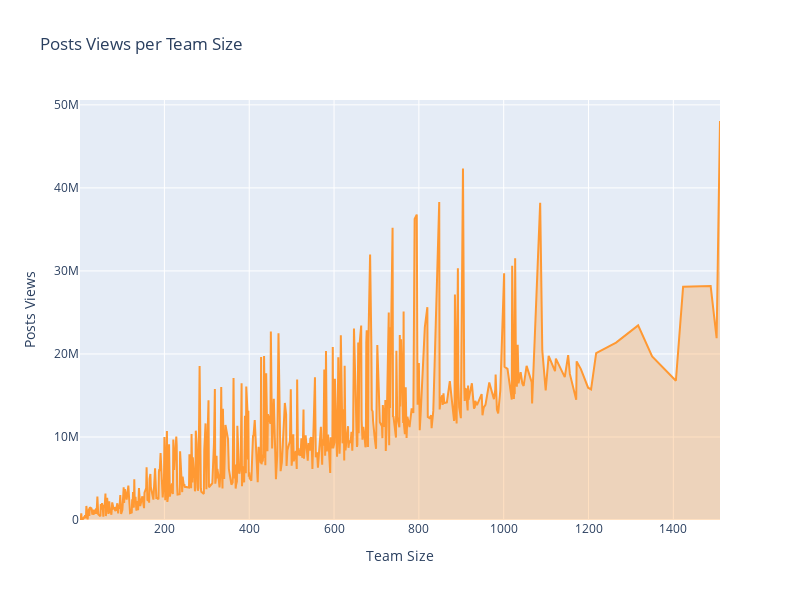

The cell this chart's notebook holds for it:
### Code cell
# Posts Views per Team Size
layout = cf.Layout(
    height = 600,width = 800,
    yaxis = dict(title = 'Posts Views'),
    xaxis = dict(title = 'Team Size'),
    title = 'Posts Views per Team Size'
)

fig = teamactivity.groupby(['users'],as_index=True)['views'].sum().\
    iplot(kind='scatter',fill=True,width=2,asFigure=True,layout = layout)
fig.show()

### Figure 1 — Plotly figure (JSON) as saved in the notebook; plotly's stock layout.template omitted (floating-point values rounded to 4 significant figures; data arrays with more than 128 entries replaced by an {"elided": "..."} marker saying what was removed)
{"data": [{"fill": "tozeroy", "fillcolor": "rgba(255, 153, 51, 0.3)", "line": {"color": "rgba(255, 153, 51, 1.0)", "dash": "solid", "shape": "linear", "width": 2}, "mode": "lines", "name": "views", "text": "", "type": "scatter", "x": {"elided": "504 int values"}, "y": {"elided": "504 int values"}}], "layout": {"height": 600, "title": {"text": "Posts Views per Team Size"}, "width": 800, "xaxis": {"autorange": true, "range": [1, 1510], "title": {"text": "Team Size"}, "type": "linear"}, "yaxis": {"autorange": true, "range": [0, 50590000.0], "title": {"text": "Posts Views"}, "type": "linear"}}}
